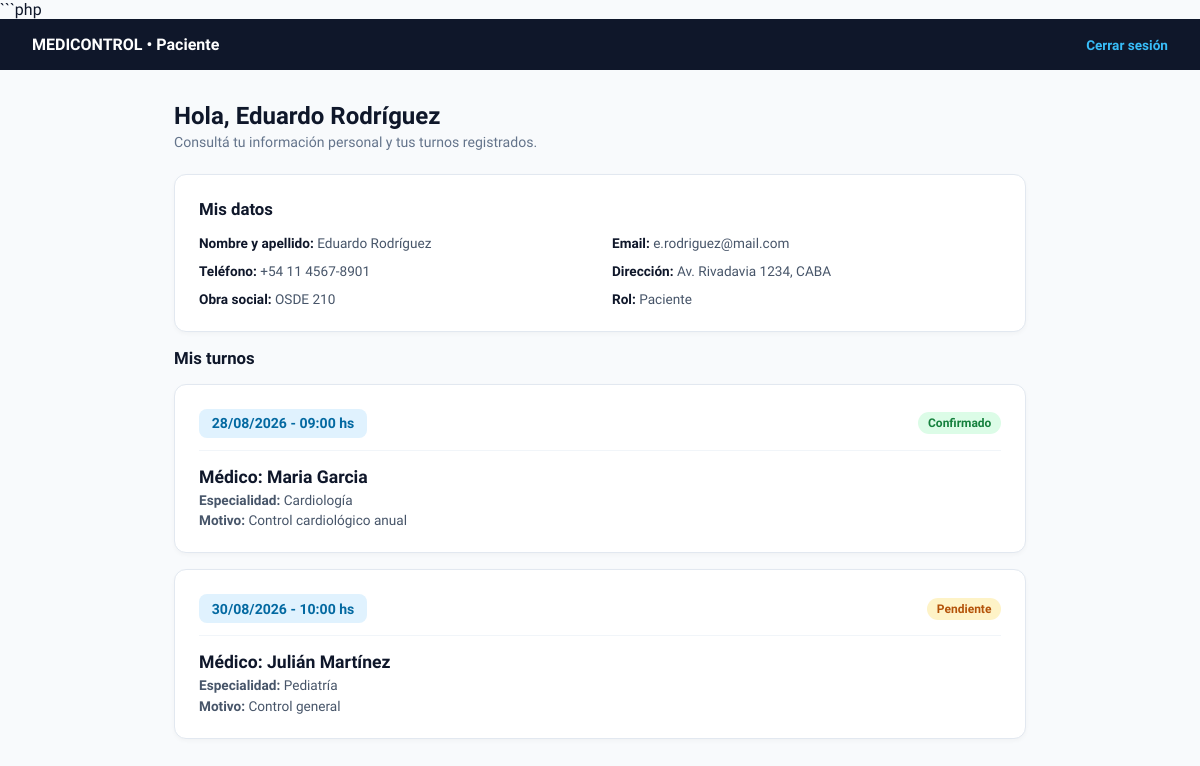
Page /panel/paciente.php (signed in) on the committed database.
### tables this page shows
CREATE TABLE pacientes (
    id_paciente INT AUTO_INCREMENT PRIMARY KEY,
    id_usuario INT NOT NULL UNIQUE,
    telefono VARCHAR(30) NULL,
    direccion VARCHAR(200) NULL,
    fecha_nacimiento DATE NULL,
    genero ENUM('Femenino', 'Masculino', 'Otro') NULL,
    obra_social VARCHAR(100) NULL DEFAULT 'Particular',
    CONSTRAINT fk_pacientes_usuario 
        FOREIGN KEY (id_usuario) REFERENCES usuarios(id_usuario) 
        ON DELETE CASCADE ON UPDATE CASCADE
);

CREATE TABLE usuarios (
    id_usuario INT AUTO_INCREMENT PRIMARY KEY,
    nombre VARCHAR(80) NOT NULL,
    apellido VARCHAR(80) NOT NULL,
    dni VARCHAR(20) NOT NULL UNIQUE,
    email VARCHAR(120) NOT NULL UNIQUE,
    contrasena VARCHAR(255) NOT NULL,  
    rol ENUM('recepcionista', 'medico', 'paciente') NOT NULL,
    estado ENUM('activo', 'inactivo') NOT NULL DEFAULT 'activo',
    creado_en TIMESTAMP DEFAULT CURRENT_TIMESTAMP
);

### panel/paciente.php (the view, shortened to what this page needs)
<?php
require_once __DIR__ . '/../conexion.php';
$idUsuario = (int) $_SESSION['id_usuario'];
try {
    $sqlPaciente = "
        SELECT
            u.nombre,
            u.apellido,
            u.email,
            p.id_paciente,
            p.telefono,
            p.direccion,
            p.obra_social
        FROM usuarios u
        INNER JOIN pacientes p ON p.id_usuario = u.id_usuario
        WHERE u.id_usuario = :id_usuario
        LIMIT 1
    ";
    $stmtPaciente = $pdo->prepare($sqlPaciente);
    $stmtPaciente->execute(['id_usuario' => $idUsuario]);
    $paciente = $stmtPaciente->fetch();
    $sqlTurnos = "
        SELECT
            fecha,
            hora,
            medico_nombre,
            medico_apellido,
            medico_especialidad,
            estado,
            motivo_consulta
        FROM vista_paciente_turnos
        WHERE id_paciente = :id_paciente
        ORDER BY fecha ASC, hora ASC
    ";
    $stmtTurnos = $pdo->prepare($sqlTurnos);
    $stmtTurnos->execute(['id_paciente' => $paciente['id_paciente']]);
    $turnos = $stmtTurnos->fetchAll();
} catch (PDOException $e) {
    http_response_code(500);
    die('No se pudo cargar la información del paciente. Intentá nuevamente más tarde.');
}
$estadosTurno = [
    'pendiente' => 'Pendiente',
    'confirmado' => 'Confirmado',
    'en_curso' => 'En curso',
    'atendido' => 'Atendido',
    'cancelado' => 'Cancelado',
];
$estilosEstado = [
    'pendiente' => 'background:#fef3c7; color:#b45309;',
    'confirmado' => 'background:#dcfce7; color:#15803d;',
    'en_curso' => 'background:#e0e7ff; color:#3730a3;',
    'atendido' => 'background:#e0f2fe; color:#0369a1;',
    'cancelado' => 'background:#fee2e2; color:#b91c1c;',
];
?>
<!DOCTYPE html>
<html lang="es">
<head>
</head>
<body>
    <header>
        <div style="font-weight: 800;">MEDICONTROL • Paciente</div>
        <div class="header-links">
            <a href="../logout.php">Cerrar sesión</a>
        </div>
    </header>
    <main class="container">
        <section class="welcome-box">
            <h1>Hola, <?= htmlspecialchars($paciente['nombre'] . ' ' . $paciente['apellido'], ENT_QUOTES, 'UTF-8') ?></h1>
            <p>Consultá tu información personal y tus turnos registrados.</p>
        </section>
        <section class="profile-card">
            <h2 class="section-title">Mis datos</h2>
            <div class="profile-grid">
                <div class="profile-item"><strong>Nombre y apellido:</strong> <?= htmlspecialchars($paciente['nombre'] . ' ' . $paciente['apellido'], ENT_QUOTES, 'UTF-8') ?></div>
                <div class="profile-item"><strong>Email:</strong> <?= htmlspecialchars($paciente['email'], ENT_QUOTES, 'UTF-8') ?></div>
                <div class="profile-item"><strong>Teléfono:</strong> <?= htmlspecialchars($paciente['telefono'] ?? 'No informado', ENT_QUOTES, 'UTF-8') ?></div>
                <div class="profile-item"><strong>Dirección:</strong> <?= htmlspecialchars($paciente['direccion'] ?? 'No informada', ENT_QUOTES, 'UTF-8') ?></div>
                <div class="profile-item"><strong>Obra social:</strong> <?= htmlspecialchars($paciente['obra_social'] ?? 'Particular', ENT_QUOTES, 'UTF-8') ?></div>
                <div class="profile-item"><strong>Rol:</strong> Paciente</div>
            </div>
        </section>
        <section>
            <h2 class="section-title">Mis turnos</h2>
            <?php if (count($turnos) === 0): ?>
                <p class="empty-message">Actualmente no tenés turnos registrados.</p>
            <?php else: ?>
                <?php foreach ($turnos as $turno): ?>
                    <article class="appointment-card">
                        <div class="app-header">
                            <span class="date-badge">
                                <?= htmlspecialchars(date('d/m/Y', strtotime($turno['fecha'])) . ' - ' . substr($turno['hora'], 0, 5) . ' hs', ENT_QUOTES, 'UTF-8') ?>
                            </span>
                            <span class="status-badge" style="<?= htmlspecialchars($estilosEstado[$turno['estado']] ?? '', ENT_QUOTES, 'UTF-8') ?>">
                                <?= htmlspecialchars($estadosTurno[$turno['estado']] ?? $turno['estado'], ENT_QUOTES, 'UTF-8') ?>
                            </span>
                        </div>
                        <div class="app-body">
                            <h3>Médico: <?= htmlspecialchars($turno['medico_nombre'] . ' ' . $turno['medico_apellido'], ENT_QUOTES, 'UTF-8') ?></h3>
                            <p><strong>Especialidad:</strong> <?= htmlspecialchars($turno['medico_especialidad'], ENT_QUOTES, 'UTF-8') ?></p>
                            <?php if ($turno['motivo_consulta'] !== null && $turno['motivo_consulta'] !== ''): ?>
                                <p><strong>Motivo:</strong> <?= htmlspecialchars($turno['motivo_consulta'], ENT_QUOTES, 'UTF-8') ?></p>
                            <?php endif; ?>
                        </div>
                    </article>
                <?php endforeach; ?>
            <?php endif; ?>
        </section>
    </main>
</body>
</html>

### panel/paciente.php (style rules this page uses)
* { box-sizing: border-box; margin: 0; padding: 0; font-family: 'Plus Jakarta Sans', sans-serif; }
body { background: #f8fafc; color: #0f172a; min-height: 100vh; }
header { background: #0f172a; color: white; padding: 1rem 2rem; display: flex; justify-content: space-between; align-items: center; }
header a { color: #38bdf8; text-decoration: none; font-size: 0.85rem; font-weight: 600; }
.header-links { display: flex; gap: 1rem; }
.container { max-width: 900px; margin: 2rem auto; padding: 0 1.5rem; }
.welcome-box { margin-bottom: 1.5rem; }
.welcome-box h1 { font-size: 1.5rem; font-weight: 800; }
.welcome-box p { color: #64748b; font-size: 0.88rem; margin-top: 0.25rem; }
.profile-card, .appointment-card { background: white; border-radius: 12px; border: 1px solid #e2e8f0; padding: 1.5rem; margin-bottom: 1rem; box-shadow: 0 2px 4px rgba(0,0,0,0.03); }
.section-title { font-size: 1.05rem; font-weight: 800; margin-bottom: 1rem; }
.profile-grid { display: grid; grid-template-columns: repeat(2, 1fr); gap: 0.75rem 1.5rem; }
.profile-item { font-size: 0.85rem; color: #475569; }
.profile-item strong { color: #0f172a; }
.app-header { display: flex; justify-content: space-between; align-items: center; gap: 1rem; margin-bottom: 1rem; padding-bottom: 0.75rem; border-bottom: 1px solid #f1f5f9; }
.date-badge { background: #e0f2fe; color: #0369a1; font-weight: 800; padding: 0.4rem 0.8rem; border-radius: 8px; font-size: 0.88rem; }
.status-badge { padding: 0.25rem 0.6rem; border-radius: 12px; font-size: 0.75rem; font-weight: 700; }
.app-body h3 { font-size: 1.1rem; font-weight: 700; color: #0f172a; }
.app-body p { font-size: 0.85rem; color: #475569; margin-top: 0.3rem; }

### rows in the picture
pacientes: id_usuario.apellido "Eduardo Rodríguez", id_usuario.email "e.rodriguez@mail.com", telefono "+54 11 4567-8901", direccion "Av. Rivadavia 1234, CABA", obra_social "OSDE 210"

### other values in the picture
$estadosTurno[$turno['estado']] "Confirmado"
$turno['medico_nombre'] . ' ' . $turno['medico_apellido'] "Maria Garcia"
$turno['medico_especialidad'] "Cardiología"
$turno['motivo_consulta'] "Control cardiológico anual"
$estadosTurno[$turno['estado']] "Pendiente"
$turno['medico_nombre'] . ' ' . $turno['medico_apellido'] "Julián Martínez"
$turno['medico_especialidad'] "Pediatría"
$turno['motivo_consulta'] "Control general"
